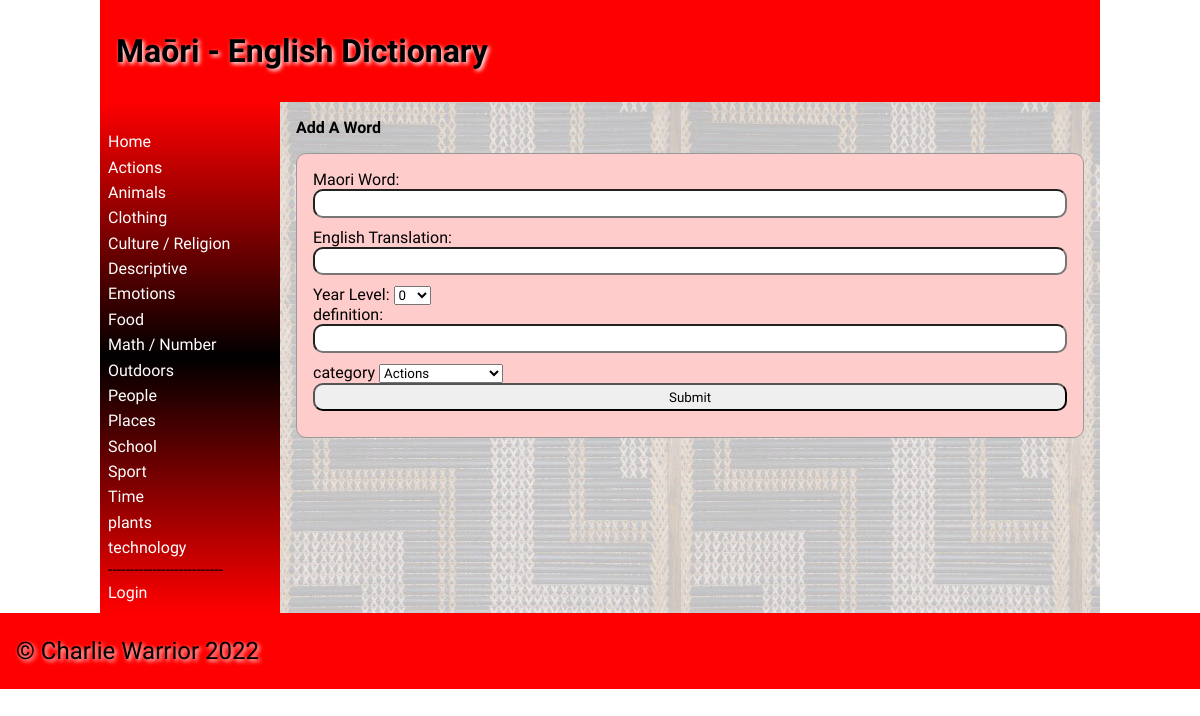
/addword, run on the app's committed database.
### tables this page shows
CREATE TABLE categories
(
	id integer
		constraint categories_pk
			primary key autoincrement,
	name varchar(30)
);

### app.py (the view, shortened to what this page needs)
@app.route('/addword', methods=['POST', 'GET'])
def render_addword():
    return render_template("addword.html", logged_in=is_logged_in(), categories=get_categories(), teacher=is_teacher())

### app.py (called while the page is built)
def create_connection(db_file):
    try:
        connection = sqlite3.connect(db_file)
        return connection
    except Error as e:
        print(e)
    return None

def is_logged_in():
    if session.get("email") is None:
        print('Not Logged In')
        return False
    print('Logged In')
    return True

def is_teacher():
    if session.get("usertype") == "student":
        return False
    return True

def get_categories():
    con = create_connection(DATABASE)
    print(con)
    query = "SELECT id, name FROM categories ORDER BY name ASC"
    cur = con.cursor()
    cur.execute(query)
    category_list = cur.fetchall()
    con.close()
    return category_list

### templates/addword.html (shortened to what this page needs)
{% extends 'base.html' %}
{% block heading %}Maōri - English Dictionary{% endblock %}
{% block main %}
<b> Add A Word</b>
<form class="dataForm" method="post">
    <div class="form-group">
        <div class="form-label">Maori Word:</div>
        <div class="form-element"><input type="text" name="mword" id="mword" required></div>
    </div>
    <form class="dataForm" method="post">
        <div class="form-group">
            <div class="form-label">English Translation:</div>
            <div class="form-element"><input type="text" name="eword" id="eword" required></div>
        </div>
        <label for="ylevel">Year Level:</label>
        <select name="ylevel" id="ylevel">
            <option value="0">0</option>
        </select>
        <div class="form-group">
            <div class="form-label">definition:</div>
            <div class="form-element"><input type="text" name="dword" id="dword" required></div>
        </div>
        <label for="category">category</label>
        <select name="category" id="category">
            {% for category in categories %}
            <option value={{category[0]}}> {{category[1]}}</option>
            {% endfor %}
            <div class="form-group">
                <div class="form-element"><input type="submit" value="Submit"></div>
            </div>
            {% endblock %}

### templates/base.html (shortened to what this page needs)
<!doctype html>
<html lang="en">
<head>
    <link href="{{ url_for('static', filename='css/style.css') }}" rel="stylesheet">
</head>
<body>
<div id="container">
    <header>
        <h1>{% block heading %}{% endblock %}</h1>
    </header>
    <nav>
        <ul>
            <li><a href="\">Home</a></li>
            {% for category in categories %}
            <li><a href="/category/{{category[0]}}">{{category[1]}}</a></li>
            {% endfor %}
            --------------------------
            {% if logged_in %}
            <li><a href="\logout">Logout</a></li>
            {% if teacher %}
            <li><a href="\addword">Add Word</a></li>
            {% endif %}
            {% else %}
            <li><a href="\login">Login</a></li>
        </ul>
        {% endif %}
    </nav>
    <main>
        {% block main%}{% endblock %}
    </main>
    <footer>
        <p>
            &copy; Charlie Warrior 2022
        </p>
    </footer>
</div>
</body>
</html>

### static/css/style.css (style rules this page uses)
* { font-family: Comfortaa, sans-serif; margin: 0; padding: 0; box-sizing: border-box; }
#container { display: grid; grid-template-columns: 75px auto; grid-template-areas: 'nav header' 'main main' 'footer footer'; }
header { grid-area: header; background-color: #f00; padding: 1rem; }
nav { grid-area: nav; }
main { grid-area: main; padding: 1rem; background-color: #edd; }
h1, h2, h3, h4 { padding: 1rem 0; font-family: 'Suez One', serif; color: #000; text-shadow: 2px 2px 4px #fff; }
p { padding: 0.5rem 0; }
a { color: #222; }
.dataForm { margin: 1rem 0; border: 1px solid #999; padding: 1rem; background-color: #fcc; border-radius: 10px; }
.dataForm input, textarea { width: 100%; border-radius: 10px; padding: 0.3rem; margin-bottom: 10px; }
footer { grid-area: footer; padding: 1rem; background-color: #f00; }
footer p { color: #000; text-shadow: 2px 2px 4px #fff; font-size: 1.5rem; }
@media only screen and (min-width: 768px) { #container { grid-template-columns: 180px auto; grid-template-areas: 'header header' 'nav main' 'footer footer'; } }
@media only screen and (min-width: 768px) { nav { background: linear-gradient(180deg, rgba(255,0,0,1) 0%, rgba(0, 0, 0, 1) 50%, rgba(255,0,0,1) 100%); padding: 0.5rem; } }
@media only screen and (min-width: 768px) { nav ul { list-style: none; } }
@media only screen and (min-width: 768px) { nav li { padding: 0.2rem 0; } }
@media only screen and (min-width: 768px) { nav a { color: #fff; text-decoration: none; } }
@media only screen and (min-width: 768px) { main { background-image: url('/poutama.jpg'); } }
@media only screen and (min-width: 1000px) { #container { width: 1000px; margin: auto; } }

### data on the page
categories: name "Actions"
categories: name "Animals"
categories: name "Clothing"
categories: name "Culture / Religion"
categories: name "Descriptive"
categories: name "Emotions"
categories: name "Food"
categories: name "Math / Number"
categories: name "Outdoors"
categories: name "People"
categories: name "Places"
categories: name "School"
categories: name "Sport"
categories: name "Time"
categories: name "plants"
categories: name "technology"

### other printed values
form field category "Actions"
